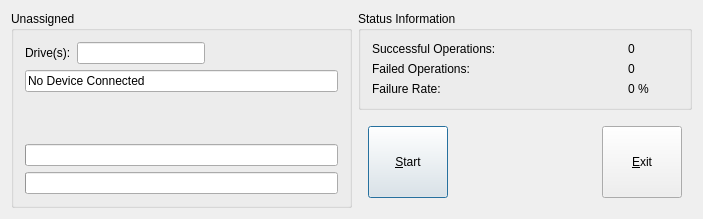
<?xml version="1.0" encoding="UTF-8"?>
<ui version="4.0">
 <class>MainDialog</class>
 <widget class="QDialog" name="MainDialog">
  <property name="geometry">
   <rect>
    <x>0</x>
    <y>0</y>
    <width>703</width>
    <height>219</height>
   </rect>
  </property>
  <property name="sizePolicy">
   <sizepolicy hsizetype="Fixed" vsizetype="Fixed">
    <horstretch>0</horstretch>
    <verstretch>0</verstretch>
   </sizepolicy>
  </property>
  <property name="windowTitle">
   <string>QMfgTool_MultiPanel</string>
  </property>
  <layout class="QHBoxLayout" name="horizontalLayout_2" stretch="1,1">
   <item>
    <widget class="QGroupBox" name="unassigned_groupBox">
     <property name="title">
      <string>Unassigned</string>
     </property>
     <layout class="QGridLayout" name="gridLayout">
      <item row="0" column="1">
       <widget class="QLineEdit" name="drive_lineEdit">
        <property name="readOnly">
         <bool>true</bool>
        </property>
       </widget>
      </item>
      <item row="0" column="0">
       <widget class="QLabel" name="drive_label">
        <property name="text">
         <string>Drive(s):</string>
        </property>
        <property name="buddy">
         <cstring>drive_lineEdit</cstring>
        </property>
       </widget>
      </item>
      <item row="0" column="2">
       <spacer name="drive_horizontalSpacer">
        <property name="orientation">
         <enum>Qt::Horizontal</enum>
        </property>
        <property name="sizeHint" stdset="0">
         <size>
          <width>40</width>
          <height>20</height>
         </size>
        </property>
       </spacer>
      </item>
      <item row="1" column="0" colspan="3">
       <widget class="QLineEdit" name="status_lineEdit">
        <property name="text">
         <string>No Device Connected</string>
        </property>
        <property name="readOnly">
         <bool>true</bool>
        </property>
       </widget>
      </item>
      <item row="2" column="0" colspan="3">
       <spacer name="unassigned_verticalSpacer">
        <property name="orientation">
         <enum>Qt::Vertical</enum>
        </property>
        <property name="sizeHint" stdset="0">
         <size>
          <width>313</width>
          <height>30</height>
         </size>
        </property>
       </spacer>
      </item>
      <item row="3" column="0" colspan="3">
       <widget class="QProgressBar" name="item_progressBar">
        <property name="value">
         <number>0</number>
        </property>
        <property name="format">
         <string/>
        </property>
       </widget>
      </item>
      <item row="4" column="0" colspan="3">
       <widget class="QProgressBar" name="total_progressBar">
        <property name="value">
         <number>0</number>
        </property>
        <property name="format">
         <string/>
        </property>
       </widget>
      </item>
     </layout>
    </widget>
   </item>
   <item>
    <layout class="QVBoxLayout" name="statusInformation_verticalLayout" stretch="0,1">
     <item>
      <widget class="QGroupBox" name="statusInformation_groupBox">
       <property name="title">
        <string>Status Information</string>
       </property>
       <layout class="QGridLayout" name="gridLayout_2" columnstretch="1,0" columnminimumwidth="0,50">
        <item row="0" column="0">
         <widget class="QLabel" name="sucessfullOperationText_label">
          <property name="text">
           <string>Successful Operations:</string>
          </property>
         </widget>
        </item>
        <item row="0" column="1">
         <widget class="QLabel" name="sucessfullOperationValue_label">
          <property name="text">
           <string>0</string>
          </property>
         </widget>
        </item>
        <item row="1" column="0">
         <widget class="QLabel" name="failedOperationText_label">
          <property name="text">
           <string>Failed Operations:</string>
          </property>
         </widget>
        </item>
        <item row="1" column="1">
         <widget class="QLabel" name="failedOperationValue_label">
          <property name="text">
           <string>0</string>
          </property>
         </widget>
        </item>
        <item row="2" column="0">
         <widget class="QLabel" name="failureRateText_label">
          <property name="text">
           <string>Failure Rate:</string>
          </property>
         </widget>
        </item>
        <item row="2" column="1">
         <widget class="QLabel" name="failureRateValue_label">
          <property name="text">
           <string>0 %</string>
          </property>
         </widget>
        </item>
        <item row="3" column="0">
         <spacer name="statusInformation_verticalSpacer">
          <property name="orientation">
           <enum>Qt::Vertical</enum>
          </property>
          <property name="sizeHint" stdset="0">
           <size>
            <width>20</width>
            <height>0</height>
           </size>
          </property>
         </spacer>
        </item>
       </layout>
      </widget>
     </item>
     <item>
      <layout class="QHBoxLayout" name="statusInformation_horizontalLayout">
       <property name="leftMargin">
        <number>10</number>
       </property>
       <property name="topMargin">
        <number>10</number>
       </property>
       <property name="rightMargin">
        <number>10</number>
       </property>
       <property name="bottomMargin">
        <number>10</number>
       </property>
       <item>
        <widget class="QPushButton" name="start_pushButton">
         <property name="sizePolicy">
          <sizepolicy hsizetype="Minimum" vsizetype="Preferred">
           <horstretch>0</horstretch>
           <verstretch>0</verstretch>
          </sizepolicy>
         </property>
         <property name="minimumSize">
          <size>
           <width>0</width>
           <height>60</height>
          </size>
         </property>
         <property name="text">
          <string>&amp;Start</string>
         </property>
        </widget>
       </item>
       <item>
        <spacer name="buttons_horizontalSpacer">
         <property name="orientation">
          <enum>Qt::Horizontal</enum>
         </property>
         <property name="sizeHint" stdset="0">
          <size>
           <width>40</width>
           <height>20</height>
          </size>
         </property>
        </spacer>
       </item>
       <item>
        <widget class="QPushButton" name="exit_pushButton">
         <property name="sizePolicy">
          <sizepolicy hsizetype="Minimum" vsizetype="Preferred">
           <horstretch>0</horstretch>
           <verstretch>0</verstretch>
          </sizepolicy>
         </property>
         <property name="minimumSize">
          <size>
           <width>0</width>
           <height>60</height>
          </size>
         </property>
         <property name="text">
          <string>&amp;Exit</string>
         </property>
        </widget>
       </item>
      </layout>
     </item>
    </layout>
   </item>
  </layout>
 </widget>
 <layoutdefault spacing="6" margin="11"/>
 <tabstops>
  <tabstop>drive_lineEdit</tabstop>
  <tabstop>status_lineEdit</tabstop>
  <tabstop>start_pushButton</tabstop>
  <tabstop>exit_pushButton</tabstop>
 </tabstops>
 <resources/>
 <connections>
  <connection>
   <sender>exit_pushButton</sender>
   <signal>clicked()</signal>
   <receiver>MainDialog</receiver>
   <slot>accept()</slot>
   <hints>
    <hint type="sourcelabel">
     <x>633</x>
     <y>176</y>
    </hint>
    <hint type="destinationlabel">
     <x>649</x>
     <y>212</y>
    </hint>
   </hints>
  </connection>
 </connections>
</ui>
